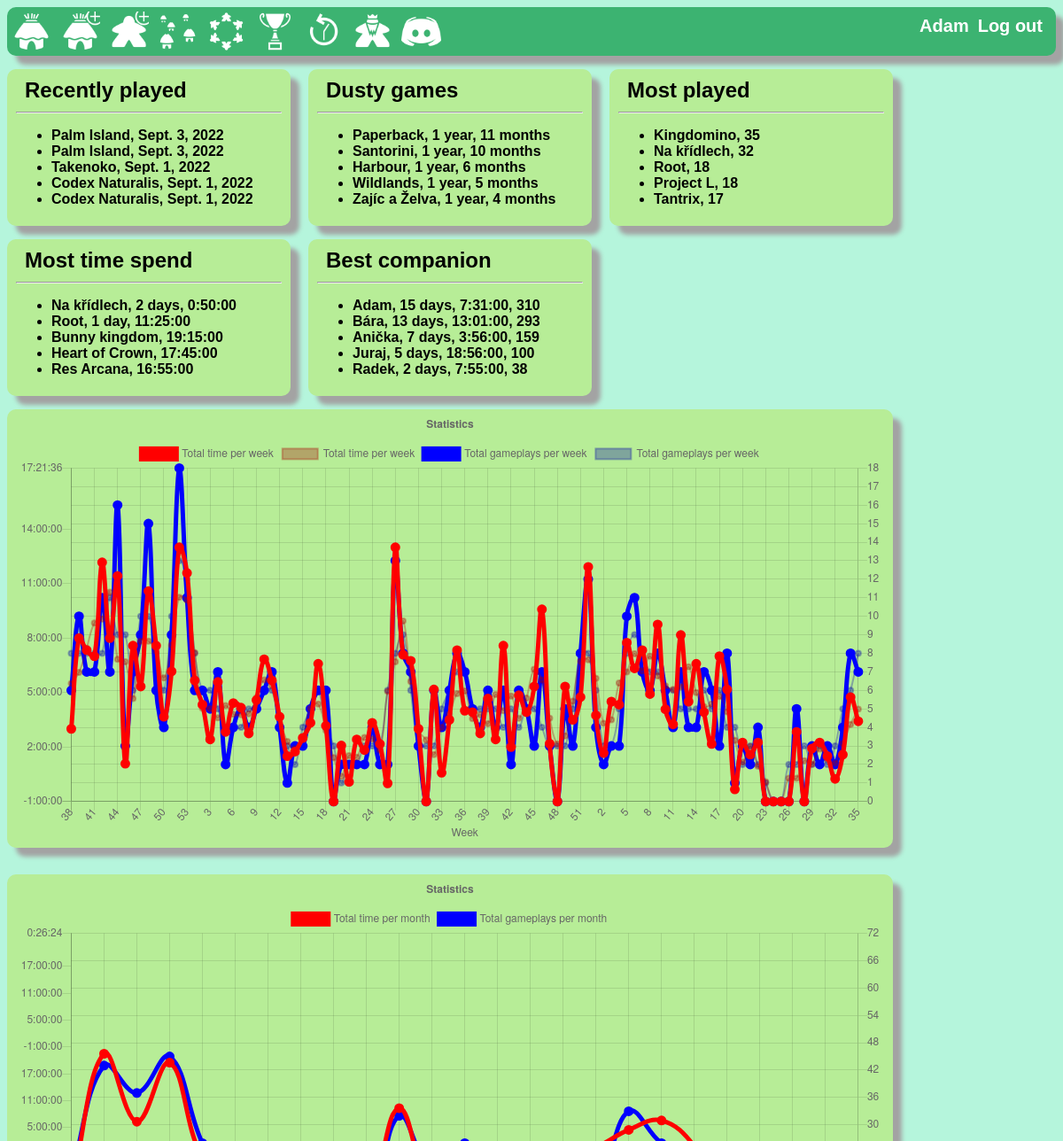
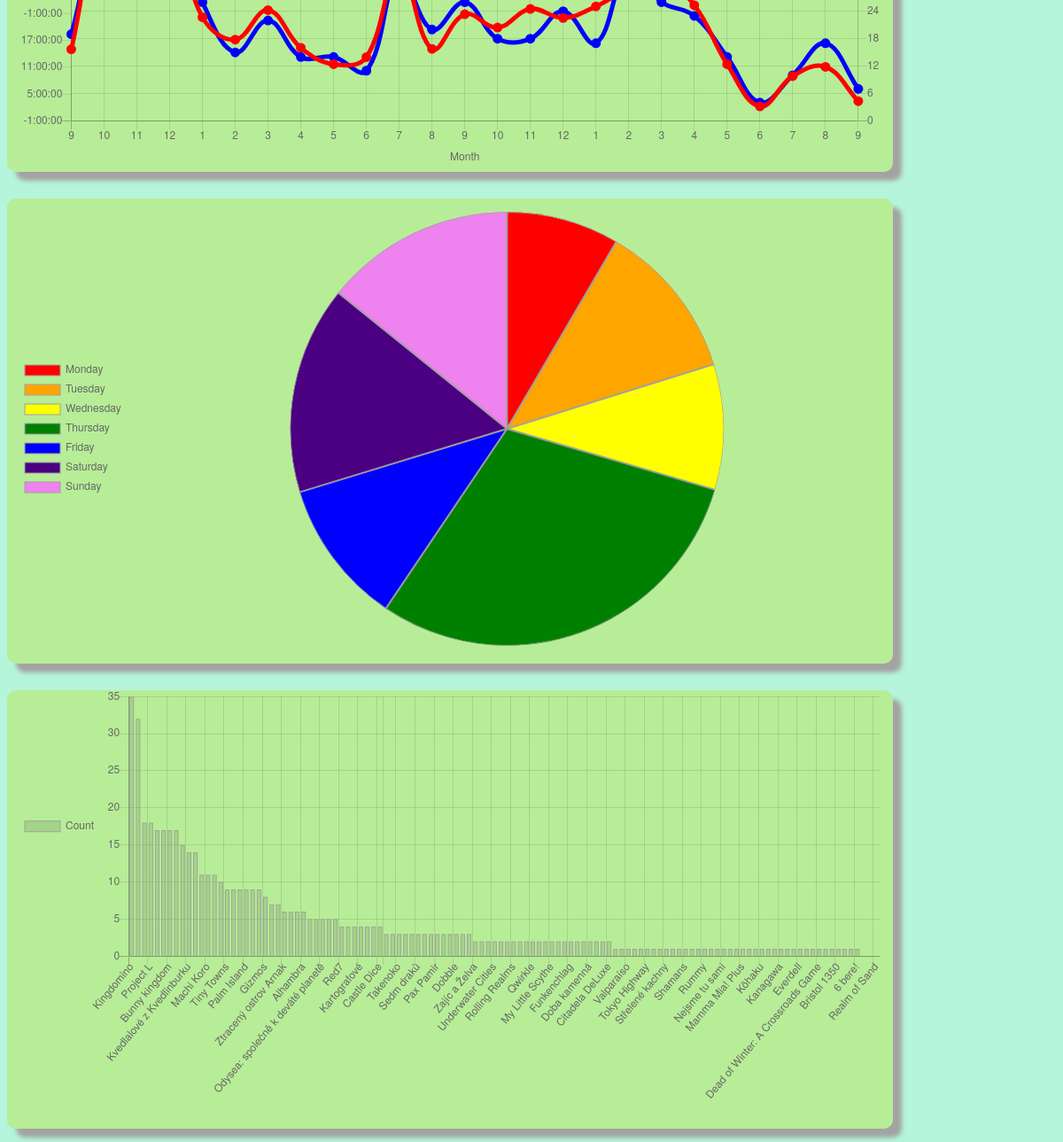
The page /polls/ (signed in) on the database as committed earlier (2 pictures, top to bottom).
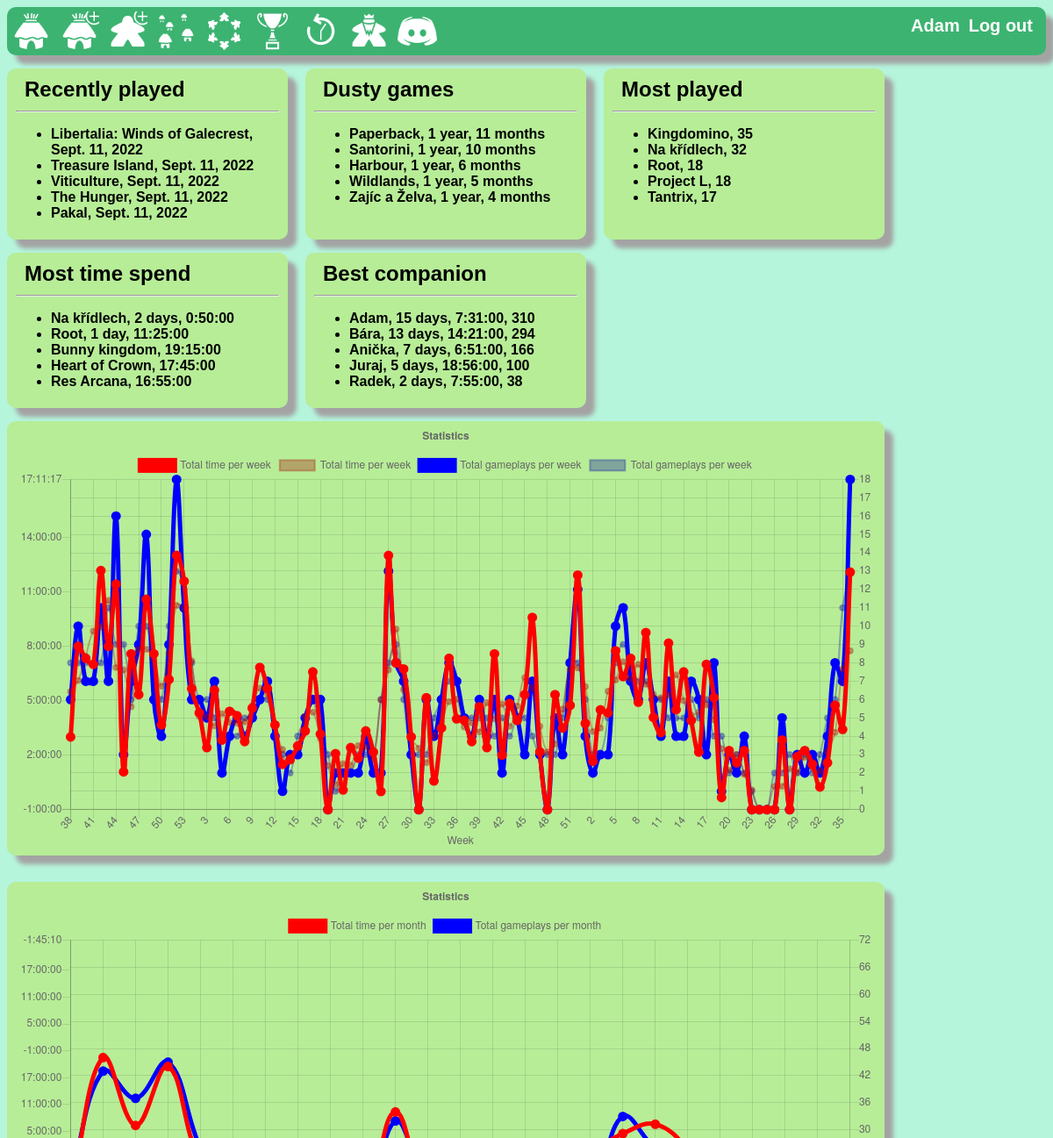
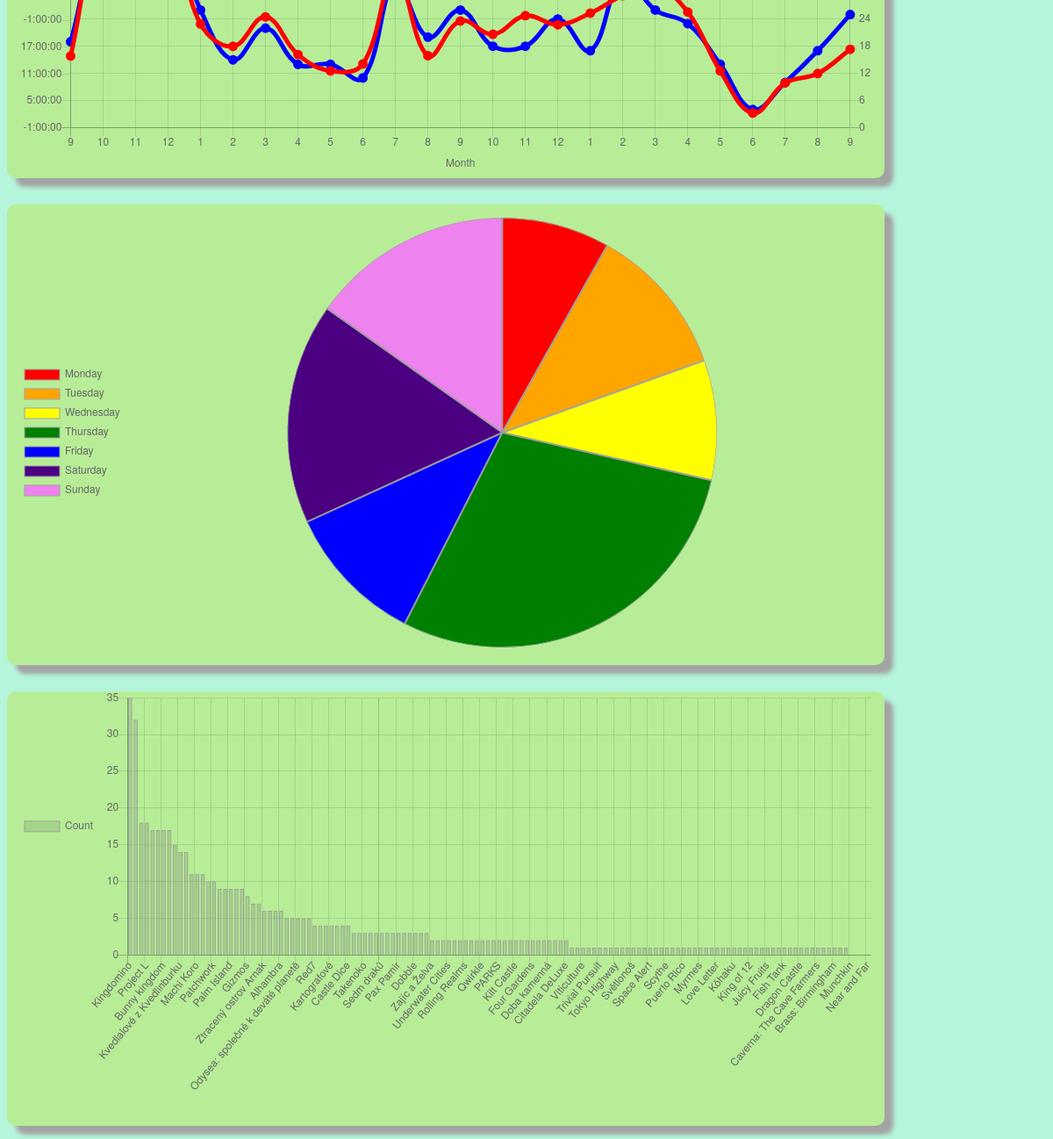
The same page on the database as committed later (2 pictures, top to bottom).
### polls/models.py (models this page shows, shortened)
class Gameplay(models.Model):
    name = models.ForeignKey(Boardgames, on_delete=models.CASCADE)
    NumberOfPlayers = models.IntegerField(default=0)
    date = models.DateTimeField(default=timezone.now)
    time = models.DurationField(default=datetime.timedelta(days=0, seconds=0))
    with_results = models.BooleanField(default=True)

class Boardgames(models.Model):
    def __str__(self):
        return self.name
    name = models.CharField(max_length=100)
    minNumberOfPlayers = models.IntegerField(default=2)
    maxNumberOfPlayers = models.IntegerField(default=4)
    minage = models.IntegerField(default=10)
    minplaytime = models.IntegerField(default=30)
    maxplaytime = models.IntegerField(default=60)
    year = models.IntegerField(default=2000)
    weight = models.DecimalField(default=0, max_digits=4, decimal_places=2)
    rank = models.DecimalField(default=5.5, max_digits=4, decimal_places=2)
    bgg_id = models.IntegerField(default=1)
    img_link = models.URLField(default=no_image, max_length=300)
    basegame = models.ManyToManyField('self',
                                      related_name='expansion',
                                      symmetrical=False,
                                      blank=True)
    standalone = models.BooleanField(default=True)

### polls/views/homepage.py (the view, shortened to what this page needs)
# urls.py: path('', views.index, name='home'),
def index(request):
    request.session['test'] = 'Blue'
    userid = my_view(request)
    games_own_list = games_list = Gameplay.objects.all()
    results_list = Results.objects.all()
    boardgames_list = Boardgames.objects.all()
    if userid:
        bg_owned_list = list(Player.objects.get(id=userid).get_owned(userid))
        games_own_list = games_list.filter(name__id__in=bg_owned_list)
        played_list = Results.objects.filter(p_id__id=userid).values(
            'gp_id__id'
        )
        games_list = games_list.filter(id__in=played_list)
        results_list = results_list.filter(gp_id__id__in=played_list).filter(
            ~Q(p_id__id=userid)
        )
        boardgames_list = boardgames_list.filter(id__in=bg_owned_list, standalone=True)
    players_list = (
        results_list.values('p_id__name')
        .annotate(Sum('gp_id__time'), Count('gp_id__time'))
        .order_by('-gp_id__time__sum')
    )
    latest_games_list = games_list.order_by('-date')[:5]
    games_name_list = (
        games_list.values('name__name')
        .annotate(game_count=Count('name__name'))
        .annotate(game_time=Sum('time'))
    )
    best_companion = players_list[:5]
    mostplayed_games_list = games_name_list.order_by('-game_count')[:5]
    games_for_bar_list = games_name_list.order_by('-game_count')
    leastplayed_games_list = games_name_list.order_by('game_count')[:5]
    long_time_no_see_games_list = (
        games_own_list.values('name__name')
        .annotate(id__max=Max('id'), date=Max('date'))
        .order_by('id__max')[:5]
    )
    mostplayed_games_list_names = [
        games_for_bar_list[i]['name__name']
        for i in range(len(games_for_bar_list))
    ]
    mostplayed_games_list_values = [
        games_for_bar_list[i]['game_count']
        for i in range(len(games_for_bar_list))
    ]
    not_played_list = list(boardgames_list.values_list('name', flat=True))
    played_list = list(games_name_list.values_list('name__name', flat=True))
    not_played_list = [i for i in not_played_list if i not in played_list]
    mostplayed_games_list_names.extend(not_played_list)
    mostplayed_games_list_values.extend([0] * len(not_played_list))
    time_list = games_name_list.order_by('-game_time')[:5]
    context = {
        'latest_games_list': latest_games_list,
        'mostplayed_games_list': mostplayed_games_list,
        'leastplayed_games_list': leastplayed_games_list,
        'mosttimeplayed_games_list': time_list,
        'long_time_no_see_games_list': long_time_no_see_games_list,
        'best_companion': best_companion,
        'mostplayed_games_list_names': mostplayed_games_list_names,
        'mostplayed_games_list_values': mostplayed_games_list_values,
    }
    week = []
    totalTime = []
    totalTimestr = []
    totalCount = []
    stats = (
        games_list.annotate(
            year=ExtractIsoYear('date'), week=ExtractWeek('date')
        )
        .values('year', 'week')
        .annotate(Sum('time'), Count('time'))
    )
    for stat in stats:
        if week and stat['week'] != week[-1] + 1 and stat['week'] != 1:
            for missing_week in range(week[-1] + 1, stat['week']):
                week.append(missing_week)
                totalTime.append(0)
                totalTimestr.append(str(0))
                totalCount.append(0)
        week.append(stat['week'])
        totalTime.append(
            stat['time__sum'].days * 1000 * 86400
            + stat['time__sum'].seconds * 1000
        )
        totalTimestr.append(str(stat['time__sum']))
        totalCount.append(stat['time__count'])
    avg = int(sum(totalTime) / sum(totalCount))
    mg = ceil(max(totalTime) / (sum(totalTime) / sum(totalCount)))
    mg = max(mg, max(totalCount))
    mt = mg * avg
    context['week'] = week
    context['totalTime'] = totalTime
    context['totalTimestr'] = totalTimestr
    context['totalCount'] = totalCount
    context['mg'] = mg
    context['mt'] = mt
    month = []
    totalTime_month = []
    totalTimestr_month = []
    totalCount_month = []
    stats = (
        games_list.annotate(
            year=ExtractYear('date'), month=ExtractMonth('date')
        )
        .values('year', 'month')
        .annotate(Sum('time'), Count('time'))
    )
    for stat in stats:
        month.append(stat['month'])
        totalTime_month.append(
            stat['time__sum'].days * 1000 * 86400
            + stat['time__sum'].seconds * 1000
        )
        totalTimestr_month.append(str(stat['time__sum']))
        totalCount_month.append(stat['time__count'])
    context['month'] = month
    context['totalTime_month'] = totalTime_month
    context['totalTimestr_month'] = totalTimestr_month
    context['totalCount_month'] = totalCount_month
    weekdays = list(
        games_list.annotate(weekday=ExtractWeekDay('date'))
        .values('weekday')
        .annotate(Count('time'))
        .values_list('weekday', 'time__count')
    )
    weekday = [0] * 7
    for day in weekdays:
        weekday[day[0] - 1] = day[1]
    weekday = weekday[1:] + [weekday[0]]
    context['weekday'] = weekday
    context['players'] = Player.objects.all()
    return render(request, 'polls/index.html', context)

### polls/models.py (called while the page is built)
    def get_owned(self, id):
        return OwnBoardgame.objects.filter(p_id__id=id).values_list(
            'bg_id__id', flat=True
        )

### polls/views/helpers.py (called while the page is built)
def my_view(request):
    userid = None
    if request.user.is_authenticated:
        userid = request.user.player.id
        if 'fake_id' in request.session:
            userid = request.session['fake_id']
    return userid

### polls/templates/polls/index.html (shortened to what this page needs)
{% extends "polls/header.html" %}
{% block body %}
<div class='container' id="container">
<div class='box round shadow'>
  <h2>Recently played</h2>
    <hr>
{% if latest_games_list %}
    <ul>
    {% for b in latest_games_list %}
        <li>{{ b.name }}, {{ b.date.date }}</li>
    {% endfor %}
    </ul>
{% else %}
    <p>No polls are available.</p>
{% endif %}
</div>
<div class='box round shadow'>
  <h2>Dusty games</h2>
    <hr>
{% if long_time_no_see_games_list %}
    <ul>
    {% for b in long_time_no_see_games_list %}
        <li>{{ b.name__name }}, {{ b.date|timesince }}</li>
    {% endfor %}
    </ul>
{% else %}
    <p>No polls are available.</p>
{% endif %}
</div>
<div class='box round shadow'>
  <h2>Most played</h2>
    <hr>
{% if mostplayed_games_list %}
    <ul>
    {% for b in mostplayed_games_list %}
        <li>{{ b.name__name }}, {{ b.game_count }}</li>
    {% endfor %}
    </ul>
{% else %}
    <p>No polls are available.</p>
{% endif %}
</div>
</div>
<div class='container' id="container2">
<div class='box round shadow'>
  <h2>Most time spend</h2>
    <hr>
{% if mosttimeplayed_games_list %}
    <ul>
    {% for b in mosttimeplayed_games_list %}
        <li>{{ b.name__name }}, {{ b.game_time }}</li>
    {% endfor %}
    </ul>
{% else %}
    <p>No polls are available.</p>
{% endif %}
</div>
<div class='box round shadow'>
  <h2>Best companion</h2>
    <hr>
{% if best_companion %}
    <ul>
    {% for bc in best_companion %}
        <li>{{ bc.p_id__name }}, {{ bc.gp_id__time__sum }}, {{ bc.gp_id__time__count }}</li>
    {% endfor %}
    </ul>
{% else %}
    <p>No polls are available.</p>
{% endif %}
</div>
</div>
<div class='box round shadow big'>
  <div id="container_line" style="width: 100%;">
    <canvas id="line-chart"></canvas>
  </div>
</div>
<div class='box round shadow big'>
  <div id="container_line" style="width: 100%;">
    <canvas id="line-chart_month"></canvas>
  </div>
</div>
<div class='box round shadow big'>
    <div id="container_pie" style="margin-bottom: 15px; margin-top: 15px;">
        <canvas id="pie-chart"></canvas>
      </div>
</div>
<div class='box round shadow big'>
  <div id="container_line" style="width: 100%;">
    <canvas id="bar-chart"></canvas>
  </div>
</div>
{% endblock %}

### polls/templates/polls/header.html (shortened to what this page needs)
{% load static %}
<link rel="stylesheet" type="text/css" href="{% static 'polls/style.css' %}">
<div class="navbar round shadow">
  <a href="{% url 'home' %}"><input type="image" src="{% static 'images/hut.png' %}"/></a>
  {% if request.user.username %}
    <a href="{% url 'add_game' %}"><input type="image" src="{% static 'images/hut-add.png' %}"/></a>
    <a href="{% url 'add_player' %}"><input type="image" src="{% static 'images/meeple-add.png' %}"/></a>
    <a href="{% url 'add_expansion' %}"><input type="image" src="{% static 'images/huts-village.png' %}"/></a>
    <a href="{% url 'add_play' %}"><input type="image" src="{% static 'images/meeple-circle.png' %}"/></a>
  {% endif %}
  <a href="{% url 'highscores' %}"><input type="image" src="{% static 'images/trophy-cup.png' %}"/></a>
  <a href="{% url 'history' %}"><input type="image" src="{% static 'images/backward-time.png' %}"/></a>
  <a href="{% url 'playerstats' %}"><input type="image" src="{% static 'images/meeple-king.png' %}"/></a>
  <a href="https://discord.gg/WenySkTMXK"><input type="image" src="{% static 'images/discord.png' %}"/></a>
  <div  class="headertext" style="float: right;">
          {% if request.user.username %}
           <a href="{% url 'userpage' %}">{{ request.user.username }} </a>
           <a href="{% url 'logout' %}">Log out</a>
          {% else %}
            <a href="{% url 'login' %}">Log in</a>
           <a href="{% url 'register' %}">Sign up</a>
          {% endif %}
  </div>
</div>
{% block body %}
{% endblock %}

### polls/static/polls/style.css (style rules this page uses)
h2 { padding: 0px; margin: 10px; }
.navbar { overflow: hidden; background-color: #3CB371; font-family: Arial; width: 100%; }
.navbar a { float: left; font-size: 20px; color: white; text-align: center; padding: 5px 5px; text-decoration: none; }
.round { border-radius: 10px 10px 10px 10px; -moz-border-radius: 10px 10px 10px 10px; -webkit-border-radius: 10px 10px 10px 10px; border: 0px solid #000000; }
.shadow { -webkit-box-shadow: 10px 10px 5px 0px rgba(163,163,163,1); -moz-box-shadow: 10px 10px 5px 0px rgba(163,163,163,1); box-shadow: 10px 10px 5px 0px rgba(163,163,163,1); }
@media only screen and (min-width: 600px) { .container { display: flex; } }
.headertext { text-align: center; border-spacing:0px; padding: 5px 10px 5px 10px; font-weight: 600; font-family: Arial; text-align: right; color: white; }
.box { display: inline; font-weight: 600; font-family: Arial; padding: 0px 10px 5px 10px; float: left; width: 300px; margin-bottom: 0px; margin-top: 15px; clear: both; background-color: #B7ED97; margin-right: 20px; }
.big { margin-bottom: 15px; margin-top: 15px; width: 980px; }
input[type=image] { width: 45px; height: 45px; }

Rows that differ between the two databases and show on the page:
no longer on this page (row unchanged): Gameplay: name "Palm Island", date "Sept. 3, 2022"
no longer on this page (row unchanged): Gameplay: name "Palm Island", date "Sept. 3, 2022"
no longer on this page (row unchanged): Gameplay: name "Takenoko", date "Sept. 1, 2022"
no longer on this page (row unchanged): Gameplay: name "Codex Naturalis", date "Sept. 1, 2022"
no longer on this page (row unchanged): Gameplay: name "Codex Naturalis", date "Sept. 1, 2022"
added Gameplay: name "Libertalia: Winds of Galecrest", date "Sept. 11, 2022"
added Gameplay: name "Treasure Island", date "Sept. 11, 2022"
added Gameplay: name "Viticulture", date "Sept. 11, 2022"
added Gameplay: name "The Hunger", date "Sept. 11, 2022"
added Gameplay: name "Pakal", date "Sept. 11, 2022"
Other text that changed with them:
chart data {{ mt|safe }}: 66096000 → 65477682
chart data {{ totalCount_month|safe }}: [19, 43, 37, 45, 26, 15, 22, 14, 14, 11, 32, 20, 26, 18, 18, 24, 17, 33, 26, 23, 14, 4, 10, 17, 7] → [19, 43, 37, 45, 26, 15, 22, 14, 14, 11, 32, 20, 26, 18, 18, 24, 17, 33, 26, 23, 14, 4, 10, 17, 25]
chart data {{ weekday|safe }}: [45, 63, 50, 160, 58, 83, 76] → [45, 63, 50, 160, 59, 92, 84]
new list line: "Bára , 13 days, 14:21:00 , 294"
new list line: "Anička , 7 days, 6:51:00 , 166"
list line gone: "Bára , 13 days, 13:01:00 , 293"
list line gone: "Anička , 7 days, 3:56:00 , 159"
